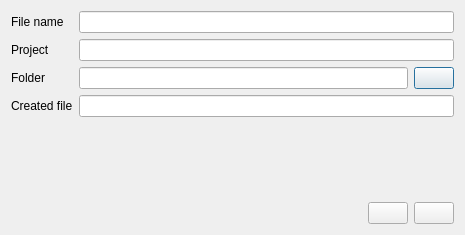
<?xml version="1.0" encoding="UTF-8"?>
<ui version="4.0">
 <class>Dialog</class>
 <widget class="QDialog" name="Dialog">
  <property name="geometry">
   <rect>
    <x>0</x>
    <y>0</y>
    <width>465</width>
    <height>235</height>
   </rect>
  </property>
  <property name="windowTitle">
   <string>New object</string>
  </property>
  <layout class="QGridLayout" name="gridLayout">
   <item row="0" column="0">
    <layout class="QVBoxLayout" name="verticalLayout">
     <item>
      <layout class="QFormLayout" name="formLayout">
       <item row="0" column="0">
        <widget class="QLabel" name="label">
         <property name="text">
          <string>File name</string>
         </property>
        </widget>
       </item>
       <item row="0" column="1">
        <widget class="QLineEdit" name="lineEdit">
         <property name="readOnly">
          <bool>false</bool>
         </property>
        </widget>
       </item>
       <item row="1" column="0">
        <widget class="QLabel" name="label_2">
         <property name="text">
          <string>Project</string>
         </property>
        </widget>
       </item>
       <item row="1" column="1">
        <widget class="QLineEdit" name="lineEdit_2">
         <property name="readOnly">
          <bool>true</bool>
         </property>
        </widget>
       </item>
       <item row="2" column="0">
        <widget class="QLabel" name="label_3">
         <property name="text">
          <string>Folder</string>
         </property>
        </widget>
       </item>
       <item row="2" column="1">
        <layout class="QHBoxLayout" name="horizontalLayout_5">
         <item>
          <widget class="QLineEdit" name="lineEdit_3"/>
         </item>
         <item>
          <widget class="QPushButton" name="pushButton_3">
           <property name="text">
            <string/>
           </property>
           <property name="icon">
            <iconset>
             <normaloff>../pix/16x16/Folder.png</normaloff>../pix/16x16/Folder.png</iconset>
           </property>
          </widget>
         </item>
        </layout>
       </item>
       <item row="3" column="0">
        <widget class="QLabel" name="label_4">
         <property name="text">
          <string>Created file</string>
         </property>
        </widget>
       </item>
       <item row="3" column="1">
        <widget class="QLineEdit" name="lineEdit_4">
         <property name="readOnly">
          <bool>true</bool>
         </property>
        </widget>
       </item>
      </layout>
     </item>
     <item>
      <spacer name="verticalSpacer">
       <property name="orientation">
        <enum>Qt::Vertical</enum>
       </property>
       <property name="sizeHint" stdset="0">
        <size>
         <width>20</width>
         <height>40</height>
        </size>
       </property>
      </spacer>
     </item>
     <item>
      <layout class="QHBoxLayout" name="horizontalLayout_2">
       <item>
        <spacer name="horizontalSpacer">
         <property name="orientation">
          <enum>Qt::Horizontal</enum>
         </property>
         <property name="sizeHint" stdset="0">
          <size>
           <width>40</width>
           <height>20</height>
          </size>
         </property>
        </spacer>
       </item>
       <item>
        <widget class="QPushButton" name="pushButton">
         <property name="text">
          <string/>
         </property>
         <property name="icon">
          <iconset>
           <normaloff>../pix/16x16/Cancel.png</normaloff>../pix/16x16/Cancel.png</iconset>
         </property>
        </widget>
       </item>
       <item>
        <widget class="QPushButton" name="pushButton_2">
         <property name="text">
          <string/>
         </property>
         <property name="icon">
          <iconset>
           <normaloff>../pix/16x16/Ok.png</normaloff>../pix/16x16/Ok.png</iconset>
         </property>
        </widget>
       </item>
      </layout>
     </item>
    </layout>
   </item>
  </layout>
 </widget>
 <resources/>
 <connections/>
</ui>
